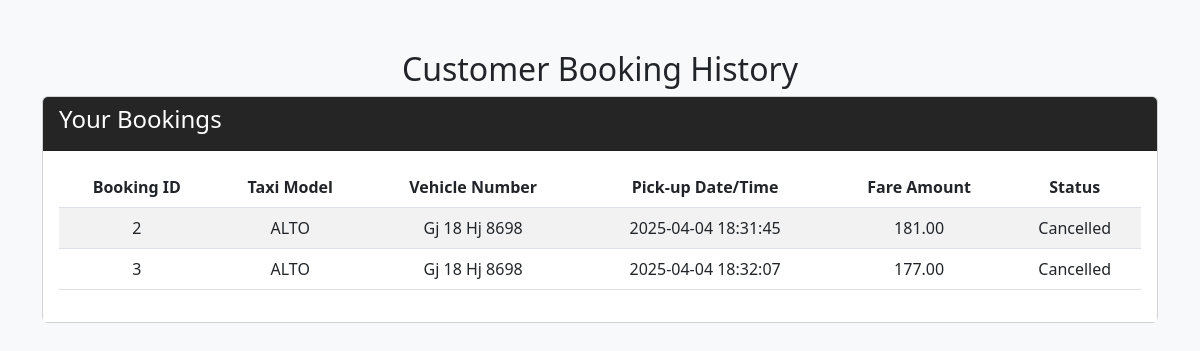
Page /customer_history.php (signed in) on the committed database.
### tables this page shows
CREATE TABLE `bookrecord` (
  `booking_id` int(11) NOT NULL,
  `pickup_location` varchar(255) NOT NULL,
  `drop_location` varchar(255) NOT NULL,
  `price` decimal(10,2) NOT NULL,
  `status` enum('Pending','Confirmed','Completed','Cancelled','Pickup','Drop') DEFAULT 'Pending',
  `vehicle_id` int(11) NOT NULL,
  `driver_id` int(11) DEFAULT NULL,
  `customer_id` int(10) NOT NULL,
  `pickup_time` datetime NOT NULL,
  `drop_time` datetime NOT NULL
);

CREATE TABLE `vehicles_infom` (
  `vehicle_id` int(11) NOT NULL,
  `driver_id` int(11) NOT NULL,
  `model` varchar(255) NOT NULL,
  `number` varchar(50) NOT NULL,
  `insurance` varchar(50) NOT NULL,
  `puc` varchar(50) NOT NULL,
  `puc_cert` varchar(255) NOT NULL,
  `rc_book` varchar(255) NOT NULL,
  `prize_perkm` decimal(10,2) NOT NULL,
  `status` enum('active','inactive') NOT NULL DEFAULT 'inactive'
);

### customer_history.php (the view, shortened to what this page needs)
<?php
$servername = "localhost";
$username = "root";
$password = "";
$dbname = "taxibooking";
$conn = new mysqli($servername, $username, $password, $dbname);
$customerId = $_SESSION['customer_id'];
$sql = "SELECT bookrecord.booking_id, bookrecord.pickup_time, bookrecord.price, bookrecord.status,
               vehicles_infom.model, vehicles_infom.number
        FROM bookrecord
        JOIN vehicles_infom ON bookrecord.vehicle_id = vehicles_infom.vehicle_id
        WHERE bookrecord.customer_id = ?";
$stmt = $conn->prepare($sql);
$stmt->bind_param("i", $customerId);
$stmt->execute();
$result = $stmt->get_result();
$bookings = [];
while ($row = $result->fetch_assoc()) {
    $bookings[] = $row;
}
?>
<!DOCTYPE html>
<html lang="en">
<head>
    <link href="https://cdn.jsdelivr.net/npm/bootstrap@5.3.0-alpha1/dist/css/bootstrap.min.css" rel="stylesheet">
</head>
<body>
    <div class="container">
        <h2 class="text-center">Customer Booking History</h2>
        <div class="card mb-4">
            <div class="card-header">
                <h4>Your Bookings</h4>
            </div>
            <div class="card-body">
                <table class="table table-striped">
                    <thead>
                        <tr>
                            <th>Booking ID</th>
                            <th>Taxi Model</th>
                            <th>Vehicle Number</th>
                            <th>Pick-up Date/Time</th>
                            <th>Fare Amount</th>
                            <th>Status</th>
                        </tr>
                    </thead>
                    <tbody>
                        <?php if (count($bookings) > 0): ?>
                            <?php foreach ($bookings as $booking): ?>
                                <tr>
                                    <td><?php echo $booking['booking_id']; ?></td>
                                    <td><?php echo $booking['model']; ?></td>
                                    <td><?php echo $booking['number']; ?></td>
                                    <td><?php echo $booking['pickup_time']; ?></td>
                                    <td><?php echo number_format($booking['price'], 2); ?></td>
                                    <td><?php echo $booking['status']; ?></td>
                                </tr>
                            <?php endforeach; ?>
                        <?php else: ?>
                            <tr>
                                <td colspan="6" class="text-center">No bookings found.</td>
                            </tr>
                        <?php endif; ?>
                    </tbody>
                </table>
            </div>
        </div>
    </div>
</body>
</html>

### customer_history.php (style rules this page uses)
body { background-color: #f8f9fa; }
.card-header { background-color: rgb(37, 37, 37); color: white; }
.card-body { background-color: white; }
table { width: 100%; }
th, td { text-align: center; }
.table-striped tbody tr:nth-of-type(odd) { background-color: #f2f2f2; }
.container { margin-top: 50px; }

### rows in the picture
bookrecord: booking_id "2", vehicle.model "ALTO", vehicle.number "Gj 18 Hj 8698", pickup_time "2025-04-04 18:31:45", price "181.00", status "Cancelled"
bookrecord: booking_id "3", vehicle.model "ALTO", vehicle.number "Gj 18 Hj 8698", pickup_time "2025-04-04 18:32:07", price "177.00", status "Cancelled"
